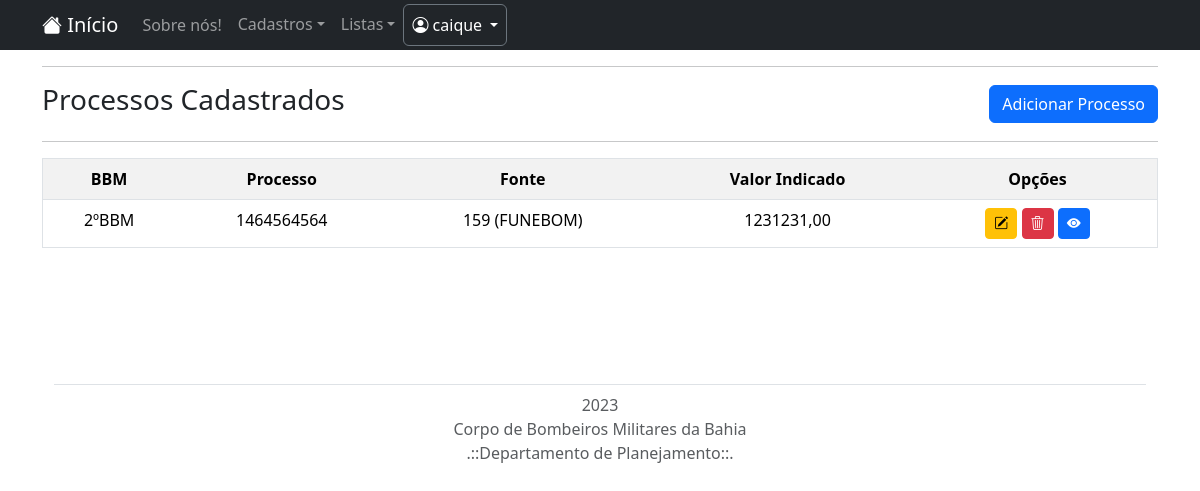
The app's page /lista/processo/ (signed in) with its own data.
### cadastro/models.py (models this page shows, shortened)
class Processos(models.Model):
    bbm = models.CharField(max_length=50, verbose_name="BBM")
    processo = models.CharField(max_length=150, verbose_name="Nº do Processo SEi")
    fonte2 = models.ForeignKey(Fonte, on_delete=models.PROTECT, verbose_name="Fonte")
    paoe2 = models.ForeignKey(Paoe, on_delete=models.PROTECT, verbose_name="PAOE")
    elemento = models.CharField(max_length=50)
    ano_da_indicação = models.DateField(help_text="Insira a data neste formato: <em>DD-MM-YYYY</em>.")
    valor_solicitado_ind = models.DecimalField(max_digits=10, decimal_places=2, verbose_name="Valor Solicitado" )
    valor_ind = models.DecimalField(max_digits=20, decimal_places=2, verbose_name="Valor da Indicação")
    descricao = models.CharField(max_length=150, verbose_name="Descrição")
    contrato = models.CharField(max_length=150, verbose_name="Contrato", blank=True, null=True)
    campo = models.ForeignKey(Campo, on_delete=models.PROTECT)
    class Meta:
        constraints = [
            models.UniqueConstraint(fields=['processo', 'ano_da_indicação'], name='processo do ano')
        ]
    0

class Fonte(models.Model):
    fonte = models.DecimalField(verbose_name="Fonte", max_digits=3, decimal_places=0)
    desc_fonte = models.CharField(max_length=150, verbose_name="Descrição da fonte" )
    class Meta:
        constraints = [
            models.UniqueConstraint(fields=['fonte'], name='fonte repetida')
        ]
    def __str__(self):
        return "{} ({})".format(self.fonte, self.desc_fonte)

### cadastro/views.py (the view)
# urls.py: path('lista/processo/', ProcessosList.as_view(), name='listar-processos'),
class ProcessosList (LoginRequiredMixin, ListView):
    login_url = reverse_lazy('login')
    model = Processos
    template_name = 'cadastros/listas/processos.html'

### cadastro/templates/cadastros/listas/processos.html
{% extends 'paginas/modelo.html' %}
{% load static %}
{% block conteudo %}
<div class="container">
    <hr>
    <div class="d-md-flex flex-md-row-reverse align-items-center justify-content-between">
        <div class="mb-3 mb-md-0 d-flex text-nowrap ">
        <a href="{% url 'cadastrar-indica' %}" class="btn btn-primary btn-md rounded-2" title="Cadastrar novo processo">Adicionar Processo</a>
        </div>
        <h3>Processos Cadastrados</h3>
    </div>
</div>
<div class = 'container'>
    <hr>
    <table border=1 class="table table-striped table-hover ">
        <tr align="center">
            <th>BBM</th>
            <th>Processo</th>
            <th>Fonte</th>
            <th>Valor Indicado</th>
            <th>Opções</th>
        </tr>
        {% for Processos in object_list %}
        <tr>
            <td align="center">{{ Processos.bbm }}</td>
            <td align="center">{{ Processos.processo }}</td>
            <td align="center">{{ Processos.fonte2 }}</td>
            <td align="center">{{ Processos.valor_ind }} </td>
            <td align="center">
                <a href="{% url 'editar-cadastro-ind' Processos.pk %}" class="btn btn-warning btn-sm" title="Editar">
                    <i class="bi bi-pencil-square" aria-hidden="true"></i>
                </a>
                <a href="{% url 'excluir-cadastro-ind' Processos.pk %}" class="btn btn-danger btn-sm" title="Excluir">
                    <i class="bi bi-trash3" aria-hidden="true"></i>
                </a>
                <a href="" class="btn btn-primary btn-sm" title="Visualizar">
                    <i class="bi bi-eye-fill"></i>
                </a>
            </td>
        </tr>
        {% empty %}
        <tr>
            <td colspan="5"> Nenhum campo registrado.</td>
        </tr>
        {% endfor %}
    </table>
</div>
{% endblock %}

### app_controle_processos/templates/paginas/modelo.html (shortened to what this page needs)
{% load static %}
<!DOCTYPE html>
<html lang="pt-br">
    <head>
    {% block bootstrap %}
        <link rel="stylesheet" href="{% static 'css/style.css' %}">
        <link href="https://cdn.jsdelivr.net/npm/bootstrap@5.3.2/dist/css/bootstrap.min.css" rel="stylesheet">
        <link rel="stylesheet" href="https://cdn.jsdelivr.net/npm/bootstrap-icons@1.11.2/font/bootstrap-icons.min.css">
    {% endblock %}
        {% block navbar %}
        <nav class="navbar navbar-expand-lg navbar-dark bg-dark p-1 ">
            <div class="container">
                <a class="navbar-brand" href="{% url 'home' %}">
                    <i class="bi bi-house-fill" aria-hidden="true"></i>
                    Início
                </a>
                <div class="collapse navbar-collapse" id="navbarNavDropdown">
                    <ul class="navbar-nav">
                        <li class="nav-item">
                            <a class="nav-link" href="#">Sobre nós!</a>
                        </li>
                    </ul>
                    <ul class="navbar-nav">
                        {% if request.user.is_authenticated %}
                        <li class="nav-item dropdown">
                            <a class="nav-link dropdown-toggle" href="#" id="navbarDropdownMenuLink" role="button" data-bs-toggle="dropdown" aria-expanded="false">Cadastros</a>
                        </li>
                        <li class="nav-item dropdown">
                            <a class="nav-link dropdown-toggle" href="#" id="navbarDropdownMenuLink" role="button" data-bs-toggle="dropdown" aria-expanded="false">Listas</a>
                        </li>
                    <ul class="navbar-nav ">
                        <li class="nav-item dropdown">
                            <a class="nav-link dropdown-toggle text-white text-center border rounded border-secondary mx-auto" href="{% url 'login' %}"
                                id="navbarDropdownMenuLink" role="button" data-bs-toggle="dropdown" aria-expanded="false"
                                aria-haspopup="true">
                                <i class="bi bi-person-circle" aria-hidden="true"></i>
                                <span id="username">{{ user.username }}</span>
                            </a>
                        </li>
                        {% endif %}
                    </ul>
                </div>
            </div>
        </nav>
        {% endblock %}
        {% block conteudo %}
        {% endblock %}
    </head>
{% block body %}
<body>
</body>
{% endblock %}
{% block footer %}
    <div class="container py-4 py-md-5 px-4 px-md-3 ">
        <footer class="py-3 my-4 p-2 ">
                <ul class="nav nav-pills justify-content-center border-bottom pb-3 mb-2 ">
                </ul>
                <p class="text-center text-muted">2023 <br> Corpo de Bombeiros Militares da Bahia <br> .::Departamento de Planejamento::.</p>
        </footer>
    </div>
{% endblock %}
</html>

### records on screen
Processos: bbm "2ºBBM", processo "1464564564", fonte2 "159 (FUNEBOM)", valor_ind "1231231,00"

### other values on screen
{{ user.username }} "caique"
